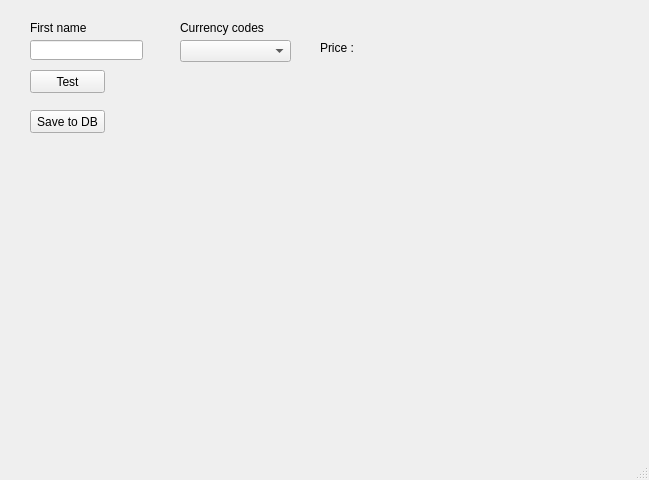
<?xml version="1.0" encoding="UTF-8"?>
<ui version="4.0">
 <class>MainWindow</class>
 <widget class="QMainWindow" name="MainWindow">
  <property name="geometry">
   <rect>
    <x>0</x>
    <y>0</y>
    <width>649</width>
    <height>480</height>
   </rect>
  </property>
  <property name="windowTitle">
   <string>MainWindow</string>
  </property>
  <widget class="QWidget" name="centralwidget">
   <widget class="QPushButton" name="btn_submit">
    <property name="geometry">
     <rect>
      <x>30</x>
      <y>70</y>
      <width>75</width>
      <height>23</height>
     </rect>
    </property>
    <property name="text">
     <string>Test</string>
    </property>
   </widget>
   <widget class="QLabel" name="label_fname">
    <property name="geometry">
     <rect>
      <x>30</x>
      <y>20</y>
      <width>61</width>
      <height>16</height>
     </rect>
    </property>
    <property name="text">
     <string>First name</string>
    </property>
   </widget>
   <widget class="QLineEdit" name="txt_fname">
    <property name="geometry">
     <rect>
      <x>30</x>
      <y>40</y>
      <width>113</width>
      <height>20</height>
     </rect>
    </property>
   </widget>
   <widget class="QComboBox" name="comboBox_currency_codes">
    <property name="geometry">
     <rect>
      <x>180</x>
      <y>40</y>
      <width>111</width>
      <height>22</height>
     </rect>
    </property>
   </widget>
   <widget class="QLabel" name="lbl_currency_codes">
    <property name="geometry">
     <rect>
      <x>180</x>
      <y>20</y>
      <width>111</width>
      <height>16</height>
     </rect>
    </property>
    <property name="text">
     <string>Currency codes</string>
    </property>
   </widget>
   <widget class="QLabel" name="lbl_currency_price">
    <property name="geometry">
     <rect>
      <x>320</x>
      <y>40</y>
      <width>131</width>
      <height>16</height>
     </rect>
    </property>
    <property name="text">
     <string>Price : </string>
    </property>
   </widget>
   <widget class="QPushButton" name="btn_transaction_save">
    <property name="geometry">
     <rect>
      <x>30</x>
      <y>110</y>
      <width>75</width>
      <height>23</height>
     </rect>
    </property>
    <property name="text">
     <string>Save to DB</string>
    </property>
   </widget>
  </widget>
  <widget class="QMenuBar" name="menubar">
   <property name="geometry">
    <rect>
     <x>0</x>
     <y>0</y>
     <width>649</width>
     <height>21</height>
    </rect>
   </property>
  </widget>
  <widget class="QStatusBar" name="statusbar"/>
 </widget>
 <resources/>
 <connections/>
</ui>
